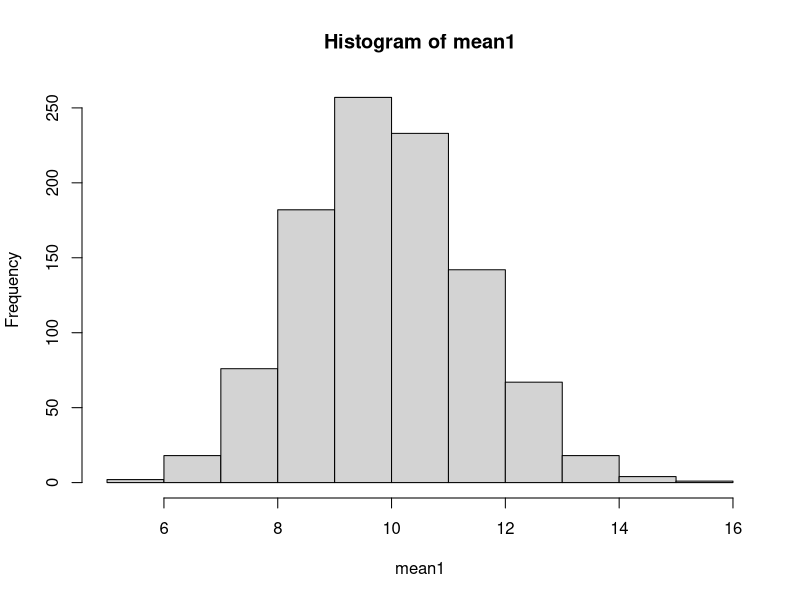
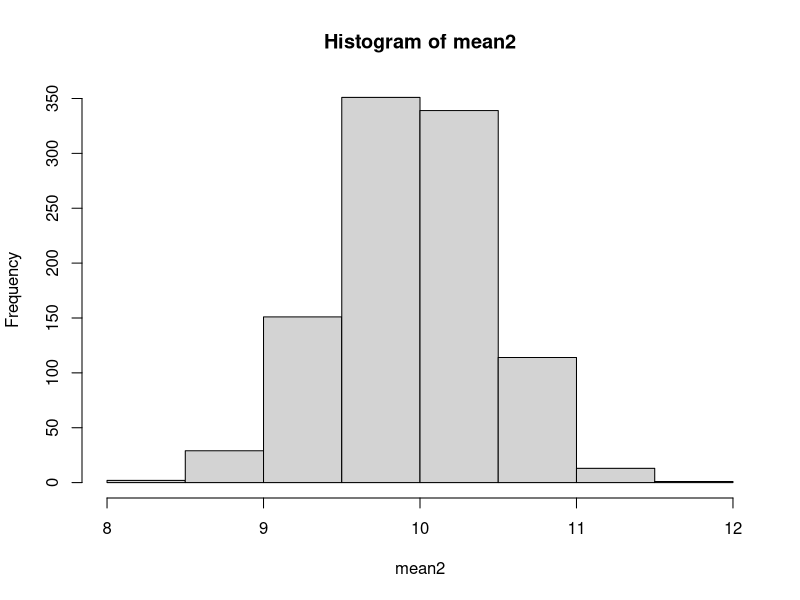

Reproduce these figures in R, in order.
################################################
# Intro to data science, Sampling: Week 4
#
# Student name: Shivani Sanjay Mahaddalkar
# Homework number: 4
# Date due:  9/20/2020
# Set working directory 
setwd("~/Desktop/IST687/Homework")

#---------------------------------------------------------------------------
# Part A: 	Write	a	function	to	compute statistics	for a	vector of	numeric	values

# 1. defining a function that returns the list of statistics of the vector
vectorStats <- function(vectorInput){
  meanVector <- mean(vectorInput)
  medianVector <- median(vectorInput)
  return( c(meanVector, medianVector))
}

# 2.  testing by calling it and giving input from 1 to 10
# The mean and median both are 5.5, so the function works
vectorStats(1:10)

# 3. Adding max, min and std deviation to the function's return
vectorStats <- function(vectorInput){
  meanVector <- mean(vectorInput)
  medianVector <- median(vectorInput)
  maxVector <- max(vectorInput)
  minVector <- min(vectorInput)
  sdVector <- sd(vectorInput)
  return( c(meanVector, medianVector, maxVector, minVector, sdVector))
}

# 4. retesting by calling it and giving input from 1 to 10
# The max, min and std dev are 10, 1, 3.02765 respectively, so the function works
vectorStats(1:10)

#---------------------------------------------------------------------------
# Part B:	Sample repeatedly from the	airquality	built-in	data frame 
# 5. Using the air quality data frame and storing into a variable
# 
myAQuality <- airquality
View(myAQuality)

# The Ozone column is the mean ozone in ppm, 
# Solar.R is solar radiation, 
# Wind is avg wind speed in miles per hour
# Temp is maximum daily temperature at La Guardia Airport
# Month is numeric month
# Day is numeric day of month
help("airquality")

# 6. Sample five wind observations without replacing
set.seed(0)
sampleWind <- sample(myAQuality$Wind, 5,  replace = TRUE )

# 7. Calling function vectorStats on wind samples
vectorStats(sampleWind)

# 8. Sampling the population 10 times.
replicate(10, sample(myAQuality$Wind, 5, replace = TRUE), simplify = TRUE)

# 9. Why does the replicate function not produce duplicate results?
# The different ways to sample with replacing are 153^5. To find two samples with the same values is highly
# improbable.

# 10. Running with 1000 replications and storing the value
sampleWind1000 <- replicate(1000, sample(myAQuality$Wind, 5,  replace = TRUE ), simplify = TRUE)

# 11. Generate a histogram of means from the previous result
# Histogram show highest frequency  of over 250 present from 9-10 and 10-11 with over 100 instances in
# 8-9, 11-12
mean1 <- replicate(1000, mean(sample(myAQuality$Wind, 5,  replace = TRUE )), simplify = TRUE)
hist(mean1)

# 12. Generating histogram for 1000 samples of size 50
mean(myAQuality$Wind)
# The law of large numbers works here, as we increase the sample size to 50 from 5
# the highest frequency is from range 9-11 which is range in which the mean is present in the population
mean2 <- replicate(1000, mean(sample(myAQuality$Wind, 50,  replace = TRUE )), simplify = TRUE)
hist(mean2)

